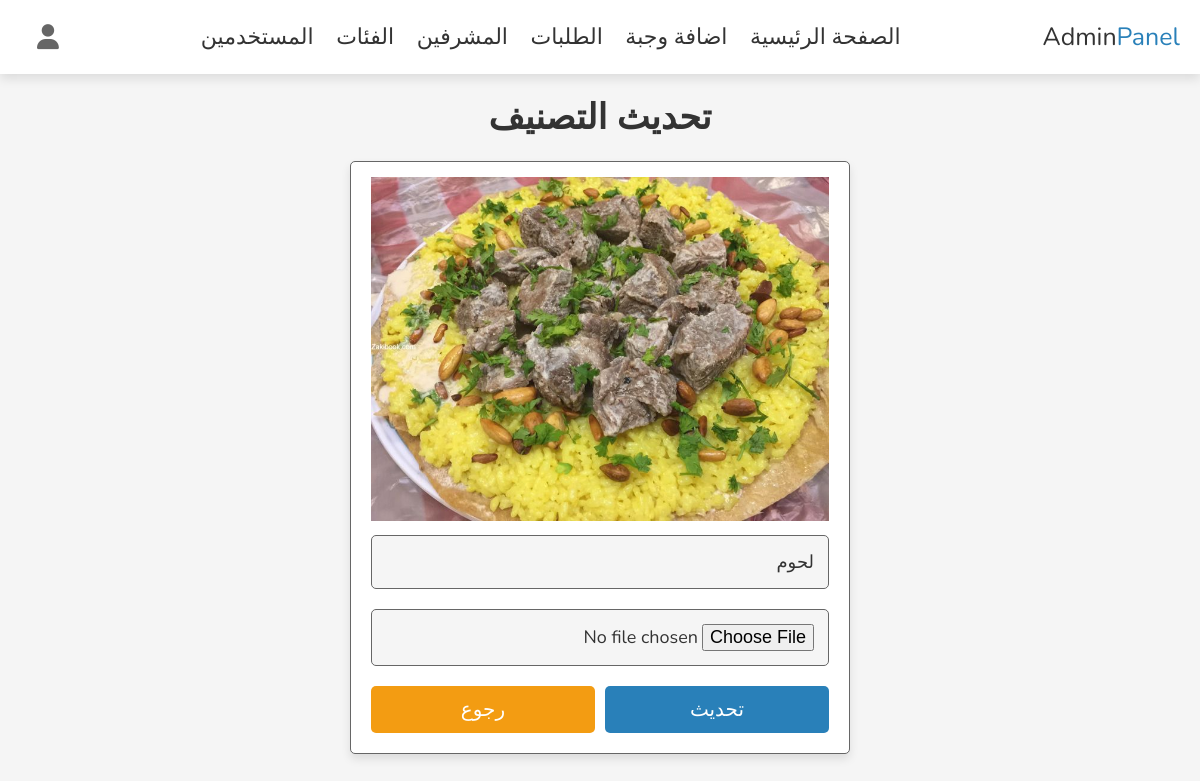
The page /admin_category_update.php?update=1 (signed in) on the database its author committed.
### tables this page shows
CREATE TABLE `tbl_category` (
  `id` int(10) UNSIGNED NOT NULL,
  `title` varchar(100) NOT NULL,
  `image` varchar(255) NOT NULL,
  `date` timestamp NOT NULL DEFAULT current_timestamp() ON UPDATE current_timestamp()
);

### admin_category_update.php (the view, shortened to what this page needs)
<?php
include 'config.php';
?>
<!DOCTYPE html>
<html lang="en" dir=rtl>
<head>
   <link rel="stylesheet" href="https://cdnjs.cloudflare.com/ajax/libs/font-awesome/6.1.1/css/all.min.css">
   <link rel="stylesheet" href="css/admin_style.css">
</head>
<body>
<?php include 'admin_header.php' ?>
<section class="update-product">
   <h1 class="heading">تحديث التصنيف</h1>
   <?php
      $update_id = $_GET['update'];
      $select_category = $conn->prepare("SELECT * FROM `tbl_category` WHERE id = ?");
      $select_category->execute([$update_id]);
      if($select_category->rowCount() > 0){
         while($fetch_category = $select_category->fetch(PDO::FETCH_ASSOC)){
   ?>
      <form action="" enctype="multipart/form-data" method="post">
         <img src="uploaded_img/<?= $fetch_category['image']; ?>" alt="">
         <input type="text" class="box" required maxlength="100" placeholder="enter product name" name="name"
            value="<?= $fetch_category['title']; ?>">
         <input type="file" name="image" accept="image/jpg, image/jpeg, image/png" class="box">
            <div class="flex-btn">
         <input type="submit" value="تحديث" class="btn" name="update_category">
         <a href="admin_category.php" class="option-btn">رجوع</a>
      </div>
   </form>
   <?php
         }
      }else{
         echo '<p class="empty"> لا يوجد تحديث</p>';
      }
   ?>
</section>
</body>
</html>

### css/admin_style.css (style rules this page uses)
:root { --main-color:#2980b9; --red:#e74c3c; --orange:#f39c12; --black:#333; --white:#fff; --light-bg:#f5f5f5; --light-color:#666; --border:.1rem solid var(--light-color); --box-shadow:0 .5rem 1rem rgba(0,0,0,.1); }
* { font-family: 'Nunito', sans-serif; margin:0; padding:0; box-sizing: border-box; outline: none; border:none; text-decoration: none; transition: .2s linear; }
html { font-size: 62.5%; overflow-x: hidden; scroll-behavior: smooth; scroll-padding-top: 7rem; }
body { background: var(--light-bg); }
section { padding:2rem; margin:0 auto; max-width: 1200px; }
.heading { text-align: center; margin-bottom: 2rem; font-size: 3.5rem; color:var(--black); text-transform: uppercase; }
.delete-btn, .option-btn, .btn { display: block; width: 100%; margin-top: 1rem; border-radius: .5rem; padding:1rem 3rem; font-size: 2rem; color:var(--white); cursor: pointer; text-transform: capitalize; text-align: center; }
.btn { background-color: var(--main-color); }
.option-btn { background-color: var(--orange); }
.flex-btn { display: flex; gap:1rem; }
.update-product form { max-width: 50rem; margin:0 auto; background-color: var(--white); border-radius: .5rem; box-shadow: var(--box-shadow); padding:2rem; border:var(--border); padding-top: 1.5rem; }
.update-product form .box { width: 100%; padding:1.4rem; font-size: 1.8rem; color:var(--black); border-radius: .5rem; border:var(--border); background-color: var(--light-bg); margin:1rem 0; }
.update-product form img { width: 100%; }

### rows shown on the page
tbl_category: image (picture), name "لحوم"
